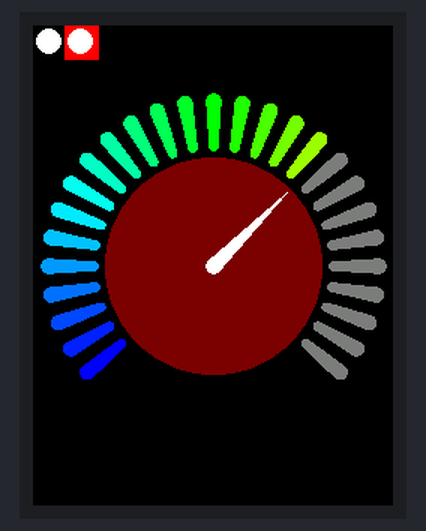
The sketch below on a simulated ESP32. On the bench: 240×320 colour display. What the sketch prints to the serial monitor is not drawn.

Above: at 0.3 s.
At 5.6 s:
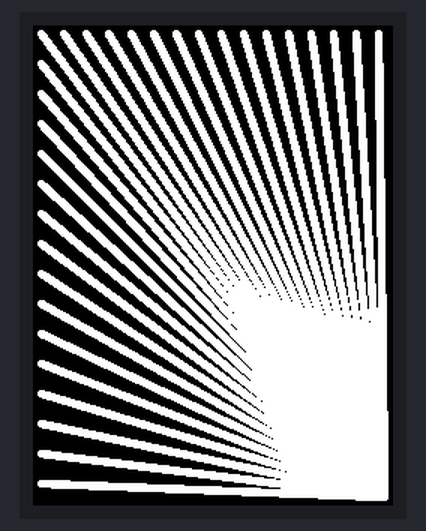
At 10.7 s:
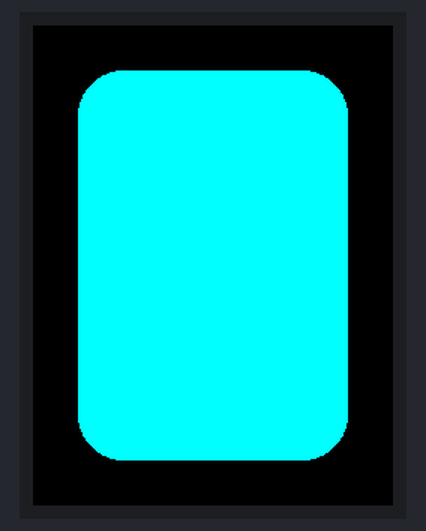

Measured:
- what the display in image 0 shows lasts 5.2 s, from 0.3 s to 5.5 s
- what the display in image 1 shows lasts 5.1 s, from 5.5 s to 10.6 s

The sketch:

Smooth_Graphics_Demo.ino
```cpp
// Sketch to demonstrate smooth (anti-aliased) graphics funtions:
// Smooth graphics result in less pixel resolution jaggedness.

#include <TFT_eSPI.h> // Master copy here: https://github.com/Bodmer/TFT_eSPI

TFT_eSPI tft = TFT_eSPI();  // Invoke library, pins defined in User_Setup.h

TFT_eSprite spr = TFT_eSprite(&tft);

// =========================================================================
// Setup
// =========================================================================
void setup() {
  Serial.begin(115200);
  Serial.println("Booting...");

  // Initialise the screen
  tft.init();

  // Ideally set orientation for good viewing angle range because
  // the anti-aliasing effectiveness varies with screen viewing angle
  tft.setRotation(0);

  tft.fillScreen(TFT_BLACK);

  // Small sprite for spot demo
  spr.createSprite(23, 23);
}

// =========================================================================
// Loop
// =========================================================================
void loop() {

  // drawSpot is for small anti-aliased circles, coordinates and radius are
  // floating point to allow sub-pixel positioning (large circles will
  // be slow to draw). Use fillSmoothCircle() for large circles.
  // In this case black is the backgorund colour for the anti-aliasing
  float x = 10.5;
  float y = 10.5;
  float r = 8.6;
  tft.drawSpot(x, y, r, TFT_WHITE, TFT_BLACK);

  // Fill sprite with a colour
  spr.fillSprite(TFT_RED);
  // Draw spot in sprite, the backgorund colour is ommitted so function
  // reads background colour for aliasing. (To use this method with direct write
  // to TFT (tft.drawSpot...) requires the capability to read data from the TFT!)
  spr.drawSpot(x, y, r, TFT_WHITE);
  spr.pushSprite(21, 0);


  // Draw a segmented ring meter type display
  // Centre of screen
  int cx = tft.width()  / 2;
  int cy = tft.height() / 2;

  // Inner and outer radius of ring
  float r1 = min(cx, cy) - 40.0;
  float r2 = min(cx, cy) - 10.0;

  // Inner and outer line width
  int w1 = r1 / 25;
  int w2 = r2 / 20;

  // The following will be updated by the getCoord function
  float px1 = 0.0;
  float py1 = 0.0;
  float px2 = 0.0;
  float py2 = 0.0;

  // Wedge line function, an anti-aliased wide line between 2 points, with different
  // line widths at the two ends. Background colour is black.
  for (int angle = -130; angle <= 130; angle += 10) {
    getCoord(cx, cy, &px1, &py1, &px2, &py2, r1, r2, angle);
    uint16_t colour = rainbow(map(angle, -130, 130, 0, 127));
    if (angle > 45) colour = TFT_DARKGREY;
    tft.drawWedgeLine(px1, py1, px2, py2, w1, w2, colour, TFT_BLACK);
  }

  // Smooth dark red filled circle
  tft.fillSmoothCircle(cx, cy, r1 - 8, TFT_MAROON, TFT_BLACK);

  // Draw a white dial pointer using wedge line function
  getCoord(cx, cy, &px1, &py1, &px2, &py2, 0, r1 - 10, 45);
  // Magenta wedge line pointer on red background
  // Line tapers from radius 5 to zero
  tft.drawWedgeLine(cx, cy, px2, py2, 5, 0, TFT_WHITE, TFT_MAROON);

  delay(5000);

  // Test wideLine function
  tft.fillScreen(TFT_BLACK);

  // Line width
  int wd = 5;

  // Screen limits
  int w = tft.width() - wd;
  int h = tft.height() - wd;

  // Line end coords
  int x1 = w - 1;
  int x2 = w - 1;
  int y1 = h - 1;
  int y2 = wd;

  for (x2 = wd; x2 < w; x2 += wd * 3) tft.drawWideLine(x1, y1, x2, y2, wd, TFT_WHITE, TFT_BLACK);

  x2    = wd;
  for (y2 = wd; y2 < h; y2 += wd * 4) tft.drawWideLine(x1, y1, x2, y2, wd, TFT_WHITE, TFT_BLACK);

  delay(5000);

  // Demo filled smooth rounded rectangle
  tft.fillScreen(TFT_BLACK);

  x1 = 30;
  y1 = 30;
  w = tft.width() - 2 * x1;
  h = tft.height() - 2 * y1;
  int rad = 30;

  tft.fillSmoothRoundRect(x1, y1, w, h, rad, TFT_CYAN, TFT_BLACK);

  // Wait forever
  while (1) delay(100);
}


// =========================================================================
// Get coordinates of two ends of a line from r1 to r2, pivot at x,y, angle a
// =========================================================================
// Coordinates are returned to caller via the xp and yp pointers
#define DEG2RAD 0.0174532925
void getCoord(int16_t x, int16_t y, float *xp1, float *yp1, float *xp2, float *yp2, int16_t r1, int16_t r2, float a)
{
  float sx = cos( (a - 90) * DEG2RAD);
  float sy = sin( (a - 90) * DEG2RAD);
  *xp1 =  sx * r1 + x;
  *yp1 =  sy * r1 + y;
  *xp2 =  sx * r2 + x;
  *yp2 =  sy * r2 + y;
}

// =========================================================================
// Return a 16 bit rainbow colour
// =========================================================================
unsigned int rainbow(byte value)
{
  // Value is expected to be in range 0-127
  // The value is converted to a spectrum colour from 0 = blue through to 127 = red

  byte red = 0; // Red is the top 5 bits of a 16 bit colour value
  byte green = 0;// Green is the middle 6 bits
  byte blue = 0; // Blue is the bottom 5 bits

  byte quadrant = value / 32;

  if (quadrant == 0) {
    blue = 31;
    green = 2 * (value % 32);
    red = 0;
  }
  if (quadrant == 1) {
    blue = 31 - (value % 32);
    green = 63;
    red = 0;
  }
  if (quadrant == 2) {
    blue = 0;
    green = 63;
    red = value % 32;
  }
  if (quadrant == 3) {
    blue = 0;
    green = 63 - 2 * (value % 32);
    red = 31;
  }
  return (red << 11) + (green << 5) + blue;
}
```
